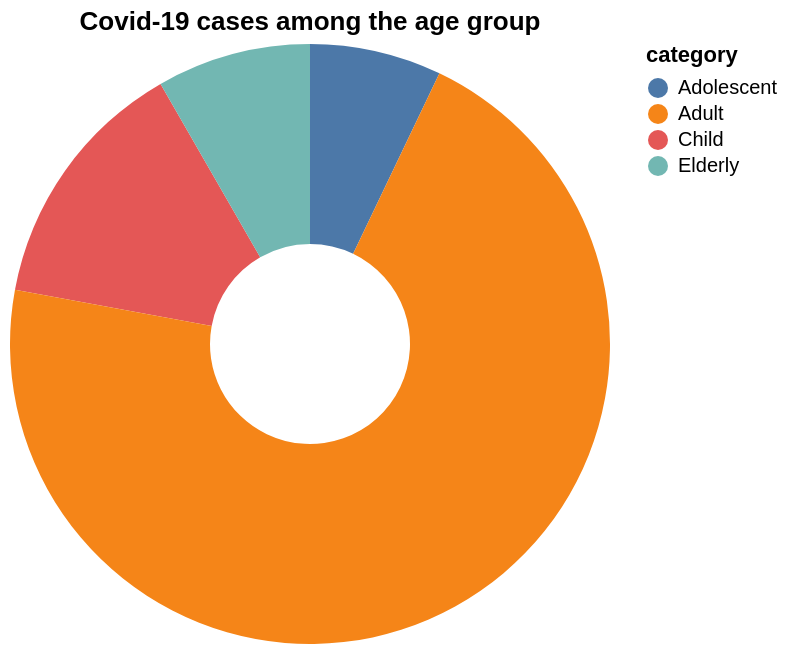

Here is the Vega-Lite specification saved for this chart:
### Vega-Lite specification from a JSON file in a GitHub repository (floating-point values rounded to 4 significant figures)
{"$schema": "https://vega.github.io/schema/vega-lite/v5.json", "title": "Covid-19 cases among the age group", "description": "A simple donut chart with embedded data.", "data": {"values": [{"category": "Child", "value": 13.8}, {"category": "Adolescent", "value": 7.1}, {"category": "Adult", "value": 70.8}, {"category": "Elderly", "value": 8.3}]}, "mark": {"type": "arc", "innerRadius": 50}, "encoding": {"theta": {"field": "value", "type": "quantitative"}, "color": {"field": "category", "type": "nominal"}}}
